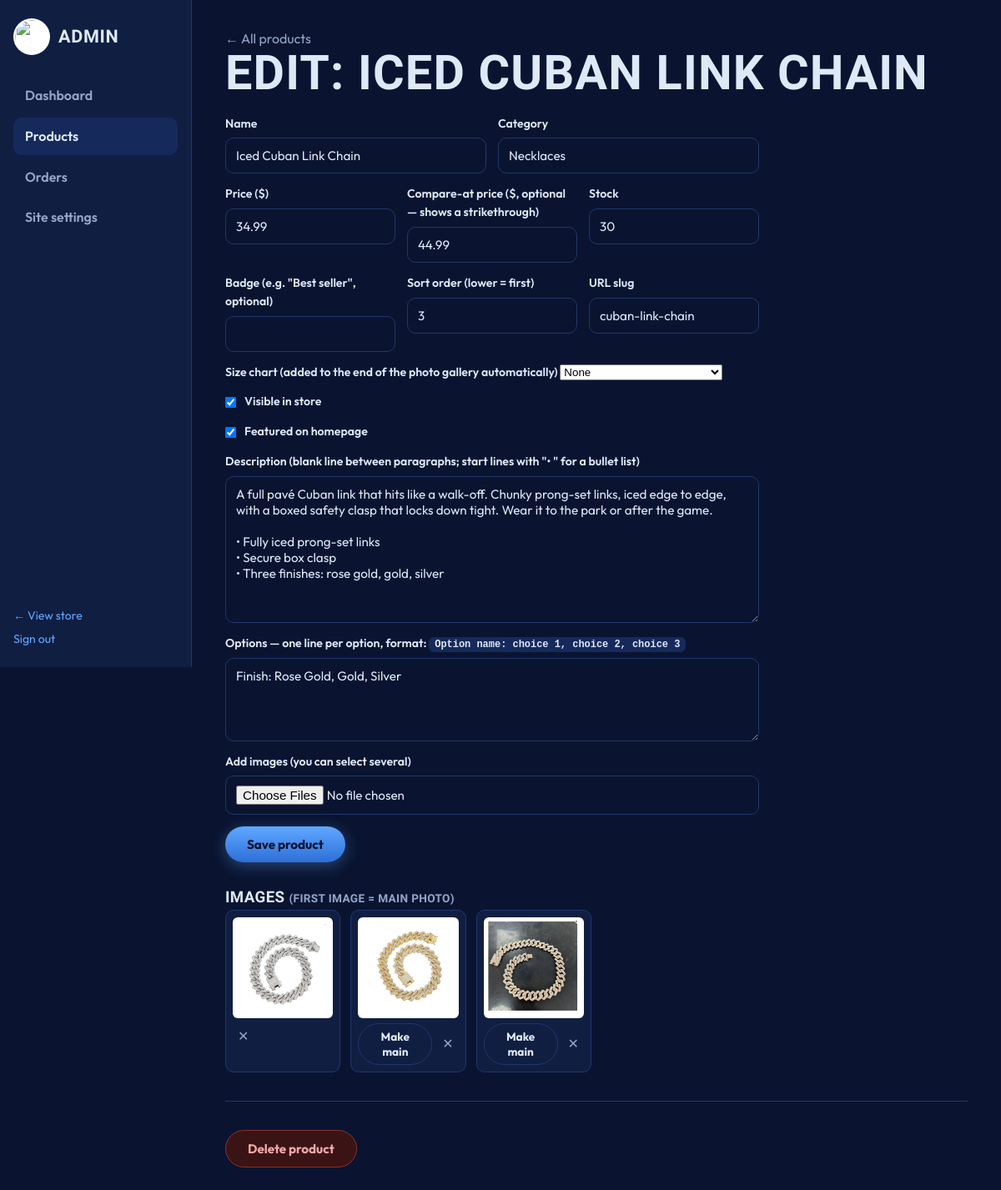
Page /admin/products/3/edit (signed in) on the committed database.
### tables this page shows
CREATE TABLE products(
  id INTEGER PRIMARY KEY AUTOINCREMENT,
  slug TEXT UNIQUE NOT NULL,
  name TEXT NOT NULL,
  category TEXT NOT NULL DEFAULT 'Gear',
  price REAL NOT NULL DEFAULT 0,
  compare_price REAL,
  description TEXT DEFAULT '',
  options TEXT DEFAULT '[]',
  badge TEXT DEFAULT '',
  stock INTEGER DEFAULT 0,
  active INTEGER DEFAULT 1,
  featured INTEGER DEFAULT 0,
  sort INTEGER DEFAULT 100,
  created TEXT DEFAULT (datetime('now'))
, size_chart TEXT DEFAULT 'none');

CREATE TABLE product_images(
  id INTEGER PRIMARY KEY AUTOINCREMENT,
  product_id INTEGER NOT NULL REFERENCES products(id) ON DELETE CASCADE,
  filename TEXT NOT NULL,
  sort INTEGER DEFAULT 100
);

### app.py (the view, shortened to what this page needs)
@app.route("/admin/products/new", methods=["GET", "POST"])
@app.route("/admin/products/<int:pid>/edit", methods=["GET", "POST"])
@admin_required
def admin_product_edit(pid=None):
    db = get_db()
    p = db.execute("SELECT * FROM products WHERE id=?", (pid,)).fetchone() if pid else None
    if pid and not p:
        abort(404)
    images = product_images(pid) if pid else []
    return render_template("admin/product_edit.html", p=p, images=images,
                           options_text=options_to_text(p["options"]) if p else "")

### app.py (called while the page is built)
def get_db():
    if "db" not in g:
        g.db = sqlite3.connect(DB_PATH)
        g.db.row_factory = sqlite3.Row
        g.db.execute("PRAGMA foreign_keys = ON")
    return g.db

def product_images(pid):
    return get_db().execute(
        "SELECT * FROM product_images WHERE product_id=? ORDER BY sort, id", (pid,)).fetchall()

def current_user():
    uid = session.get("uid")
    if not uid:
        return None
    return get_db().execute("SELECT * FROM users WHERE id=?", (uid,)).fetchone()

def admin_required(f):
    @wraps(f)
    def wrapped(*a, **kw):
        if not session.get("is_admin"):
            return redirect(url_for("admin_login", next=request.path))
        return f(*a, **kw)
    return wrapped

@app.context_processor
def inject_globals():
    count = sum(i["qty"] for i in session.get("cart", []))
    cats = get_db().execute(
        "SELECT DISTINCT category FROM products WHERE active=1 ORDER BY category").fetchall()
    return dict(setting=get_setting, cart_count=count, user=current_user(),
                categories=[c["category"] for c in cats])

def options_to_text(options_json):
    try:
        groups = json.loads(options_json or "[]")
    except Exception:
        return ""
    return "\n".join(f"{g['name']}: {', '.join(g['choices'])}" for g in groups)

### templates/admin/product_edit.html (shortened to what this page needs)
{% extends "admin/base.html" %}
{% block content %}
<a class="muted" href="{{ url_for('admin_products') }}">← All products</a>
<h1>{{ 'Edit: ' + p.name if p else 'New product' }}</h1>
<form method="post" enctype="multipart/form-data" class="settings-form">
  <div class="form-row">
    <label>Name<input name="name" required value="{{ p.name if p else '' }}"></label>
    <label>Category<input name="category" list="cats" value="{{ p.category if p else '' }}" placeholder="Necklaces"></label>
  </div>
  <div class="form-row">
    <label>Price ($)<input name="price" type="number" step="0.01" min="0" required value="{{ p.price if p else '' }}"></label>
    <label>Compare-at price ($, optional — shows a strikethrough)<input name="compare_price" type="number" step="0.01" min="0" value="{{ p.compare_price if p and p.compare_price else '' }}"></label>
    <label>Stock<input name="stock" type="number" min="0" value="{{ p.stock if p else 10 }}"></label>
  </div>
  <div class="form-row">
    <label>Badge (e.g. "Best seller", optional)<input name="badge" value="{{ p.badge if p else '' }}"></label>
    <label>Sort order (lower = first)<input name="sort" type="number" value="{{ p.sort if p else 100 }}"></label>
    <label>URL slug<input name="slug" value="{{ p.slug if p else '' }}" placeholder="auto from name"></label>
  </div>
  <div class="form-row">
    <label>Size chart (added to the end of the photo gallery automatically)
      <select name="size_chart">
        <option value="none"  {{ 'selected' if not p or p.size_chart == 'none' }}>None</option>
      </select>
    </label>
  </div>
  <label class="check-label"><input type="checkbox" name="active" {{ 'checked' if not p or p.active }}> Visible in store</label>
  <label class="check-label"><input type="checkbox" name="featured" {{ 'checked' if p and p.featured }}> Featured on homepage</label>
  <label>Description (blank line between paragraphs; start lines with "• " for a bullet list)
    <textarea name="description" rows="8">{{ p.description if p else '' }}</textarea></label>
  <label>Options — one line per option, format: <code>Option name: choice 1, choice 2, choice 3</code>
    <textarea name="options_text" rows="4" placeholder="Size: Youth Small, Youth Medium, Adult Small">{{ options_text }}</textarea></label>
  <label>Add images (you can select several)
    <input type="file" name="images" multiple accept="image/*"></label>
  <button class="btn btn-primary">Save product</button>
</form>
{% if images %}
<h3 style="margin-top:28px">Images <span class="muted small">(first image = main photo)</span></h3>
<div class="admin-img-grid">
  {% for img in images %}
  <div class="admin-img">
    <img src="{{ url_for('pimg', filename=img.filename) }}" alt="">
    <div class="admin-img-actions">
      {% if not loop.first %}
      <form method="post" action="{{ url_for('admin_image_primary', img_id=img.id) }}">
        <button class="btn btn-ghost btn-sm">Make main</button>
      </form>
      {% endif %}
      <form method="post" action="{{ url_for('admin_image_delete', img_id=img.id) }}"
            onsubmit="return confirm('Delete this image?')">
        <button class="x-btn">✕</button>
      </form>
    </div>
  </div>
  {% endfor %}
</div>
{% endif %}
{% if p %}
<hr class="admin-hr">
<form method="post" action="{{ url_for('admin_product_delete', pid=p.id) }}"
      onsubmit="return confirm('Delete this product permanently?')">
  <button class="btn btn-danger">Delete product</button>
</form>
{% endif %}
{% endblock %}

### static/css/style.css (style rules this page uses)
:root { --field:#0A1430; --card:#101E42; --card2:#16295B; --line:#22366B; --ice:#DEE9F8; --dim:#93A5C9; --diamond:#5FA8FF; --diamond-deep:#2E6FD8; --stitch:#E14848; --white:#fff; --display:'Big Shoulders Display',sans-serif; --body:'Outfit',sans-serif; --radius:14px; }
* { margin:0;padding:0;box-sizing:border-box }
html { scroll-behavior:smooth }
body { background:var(--field);color:var(--ice);font-family:var(--body); font-size:16px;line-height:1.55;-webkit-font-smoothing:antialiased }
img { max-width:100%;display:block }
a { color:var(--diamond);text-decoration:none }
h1,h2,h3 { font-family:var(--display);letter-spacing:.02em;text-transform:uppercase }
h1 { font-size:clamp(2.2rem,5vw,3.6rem);line-height:1.02 }
.muted { color:var(--dim) }
.small { font-size:.85rem }
.btn { display:inline-block;border:none;cursor:pointer;font-family:var(--body); font-weight:700;font-size:.95rem;border-radius:30px;padding:12px 26px; transition:transform .15s ease, box-shadow .15s ease;text-align:center }
.btn-primary { background:linear-gradient(180deg,var(--diamond),var(--diamond-deep)); color:#06122E;box-shadow:0 4px 18px rgba(95,168,255,.35) }
.btn-ghost { background:transparent;color:var(--ice);border:1.5px solid var(--line) }
.btn-danger { background:#3A1414;color:#F1A8A8;border:1px solid #8A3030 }
.btn-sm { padding:6px 14px;font-size:.85rem }
.x-btn { background:none;border:none;color:var(--dim);cursor:pointer;font-size:1rem; padding:6px }
.checkout-form label, .settings-form label, .auth-card label { display:block; font-weight:600;font-size:.88rem;margin-bottom:14px;color:var(--ice) }
.checkout-form input, .settings-form input, .settings-form textarea, .auth-card input, .status-form select { display:block;width:100%;margin-top:6px; background:var(--field);border:1px solid var(--line);color:var(--ice); border-radius:10px;padding:11px 12px;font-family:var(--body);font-size:.95rem }
.form-row { display:grid;grid-template-columns:repeat(auto-fit,minmax(120px,1fr));gap:14px }
.admin-body { background:var(--field) }
.admin-main h1 { margin-bottom:20px }
.settings-form { max-width:640px }
.settings-form textarea { resize:vertical }
.check-label { display:flex!important;align-items:center;gap:10px }
.check-label input { width:auto!important;margin:0!important }
.admin-hr { border:none;border-top:1px solid var(--line);margin:34px 0 }
.admin-img-grid { display:grid;grid-template-columns:repeat(auto-fill,minmax(130px,1fr)); gap:12px }
.admin-img { background:var(--card);border:1px solid var(--line);border-radius:10px; padding:8px }
.admin-img img { background:#fff;border-radius:6px;aspect-ratio:1;object-fit:contain; width:100%;padding:4px }
.admin-img-actions { display:flex;justify-content:space-between;align-items:center; margin-top:6px;gap:6px }
code { background:var(--card2);padding:2px 7px;border-radius:6px;font-size:.85em }

### rows in the picture
products: name "EDIT: ICED CUBAN LINK CHAIN", name "Iced Cuban Link Chain", category "Necklaces", price "34.99", compare_price "44.99", stock "30", sort "3", slug "cuban-link-chain", description "A full pavé Cuban link that hits like a walk-off. Chunky prong-set links, iced edge to edge, with a boxed safety clasp that locks down tight. Wear it to the park or after the game. • Fully iced prong-set links • Secure box clasp • Three finishes: rose gold, gold, silver"
product_images: filename (picture)
product_images: filename (picture)
product_images: filename (picture)
